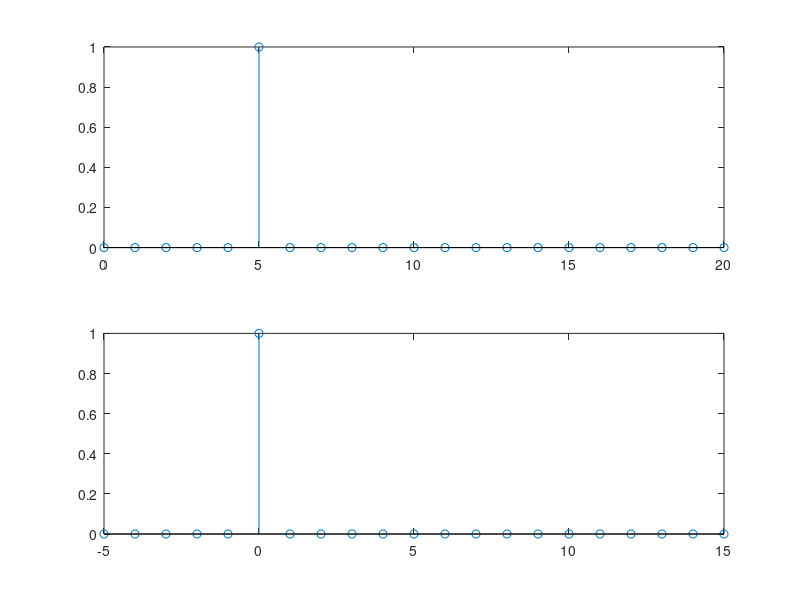

The MATLAB source for this figure:
function t1_ex4a_Samoilescu_Tudor()
z=zeros(1,21); %vector cu 21 de elemente egale cu zero
z(6)=1;
z %afisam vectorul
subplot(2,1,1),stem(0:20,z) %grafic in functie de n=0:20
subplot(2,1,2),stem(-5:15,z) %grafic in functie de m=-5:15